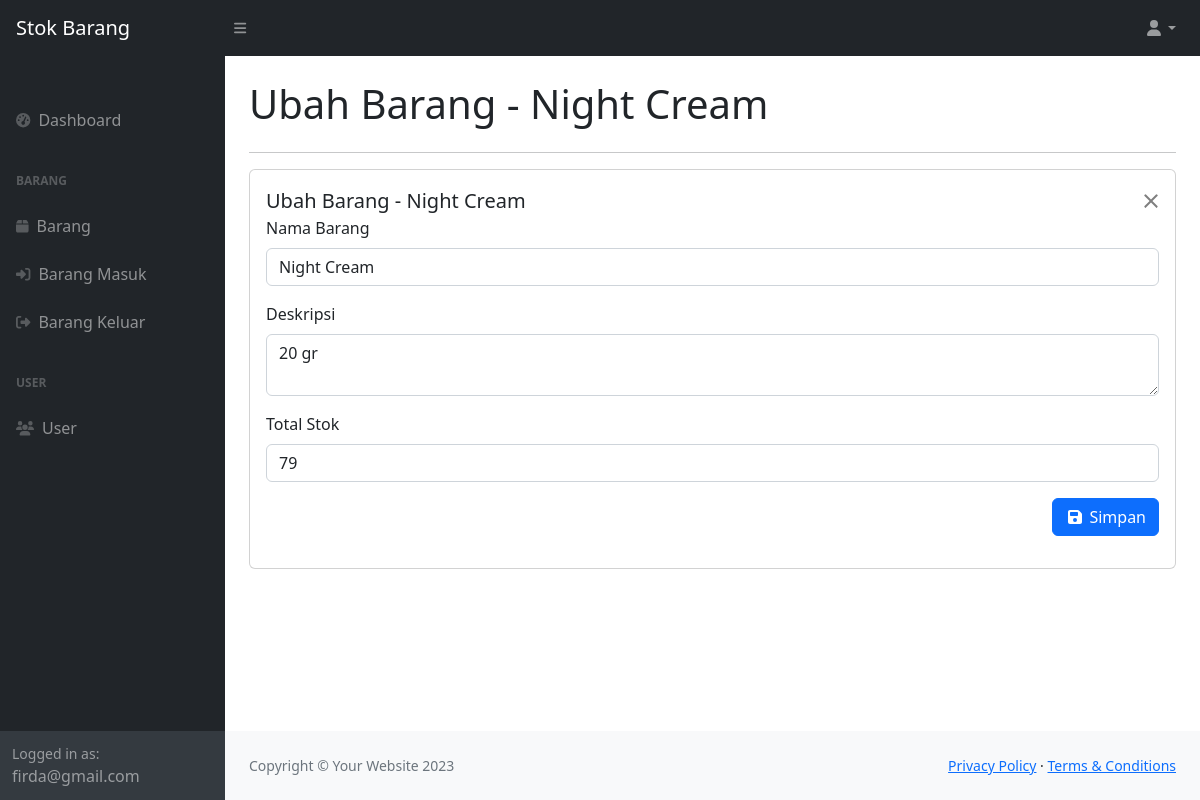
Page /ubah_barang.php?id_barang=4 (signed in) on the committed database.
### tables this page shows
CREATE TABLE `user` (
  `id_user` int(11) NOT NULL,
  `email` varchar(50) NOT NULL,
  `password` varchar(255) NOT NULL
);

CREATE TABLE `barang` (
  `id_barang` int(11) NOT NULL,
  `nama_barang` varchar(50) NOT NULL,
  `deskripsi` text NOT NULL,
  `total_stok` int(11) DEFAULT NULL
);

### function.php (called while the page is built, shortened)
<?php
	$conn = mysqli_connect("localhost", "root", "", "stok_barang");
	if (isset($_SESSION['id_user'])) {
		function dataUserLogin()
		{
			global $conn;
			$id_user = $_SESSION['id_user'];
		    return mysqli_fetch_assoc(mysqli_query($conn, "SELECT * FROM user WHERE id_user = '$id_user'"));
		}
	}
?>

### ubah_barang.php (the view, shortened to what this page needs)
<?php
require_once 'function.php';
$dataUserLogin = dataUserLogin();
$id_barang = $_GET['id_barang'];
$barang = mysqli_query($conn, "SELECT * FROM barang WHERE id_barang = '$id_barang'");
$data_barang = mysqli_fetch_assoc($barang);
?>
<!DOCTYPE html>
<html lang="en">
<head>
    <?php include_once 'head.php'; ?>
</head>
<body class="sb-nav-fixed">
<?php include_once 'navbar.php'; ?>
<div id="layoutSidenav">
<?php include_once 'sidebar.php'; ?>
<div id="layoutSidenav_content">
<main>
    <div class="container-fluid px-4">
        <div class="row justify-content-between mt-4">
            <div class="col my-auto">
                <h1>Ubah Barang - <?= $data_barang['nama_barang']; ?></h1>
            </div>
        </div>
        <hr>
        <div class="card mb-4">
            <div class="card-body">
                <form method="post">
                    <div class="modal-content">
                        <div class="modal-header">
                            <h1 class="modal-title fs-5" id="ubahBarangModalLabel">Ubah Barang - <?= $data_barang['nama_barang']; ?></h1>
                            <a href="barang.php" class="btn-close"></a>
                        </div>
                        <div class="modal-body">
                            <div class="mb-3">
                                <label for="nama_barang" class="form-label">Nama Barang</label>
                                <input type="text" class="form-control" id="nama_barang" name="nama_barang" value="<?= $data_barang['nama_barang']; ?>" required>
                            </div>
                            <div class="mb-3">
                                <label for="deskripsi" class="form-label">Deskripsi</label>
                                <textarea class="form-control" id="deskripsi" name="deskripsi" required><?= $data_barang['deskripsi']; ?></textarea>
                            </div>
                            <div class="mb-3">
                                <label for="total_stok" class="form-label">Total Stok</label>
                                <input type="number" class="form-control" id="total_stok" name="total_stok" min="0" value="<?= $data_barang['total_stok']; ?>" required>
                            </div>
                        </div>
                        <div class="modal-footer">
                            <button type="submit" class="btn btn-primary" name="btnUbahBarang"><i class="fas fa-fw fa-save"></i> Simpan</button>
                        </div>
                    </div>
                </form>
            </div>
        </div>
    </div>
</main>
<?php include_once 'footer.php'; ?>
</div>
</div>
</body>
</html>

### sidebar.php
<div id="layoutSidenav_nav">
    <nav class="sb-sidenav accordion sb-sidenav-dark" id="sidenavAccordion">
        <div class="sb-sidenav-menu">
            <div class="nav">
                <div class="sb-sidenav-menu-heading"></div>
                <a class="nav-link" href="index.php">
                    <div class="sb-nav-link-icon"><i class="fas fa-tachometer-alt"></i></div>
                    Dashboard
                </a>
                <div class="sb-sidenav-menu-heading">BARANG</div>
                <a class="nav-link" href="barang.php">
                    <div class="sb-nav-link-icon"><i class="fas fa-box"></i></div>
                    Barang
                </a>
                <a class="nav-link" href="barang_masuk.php">
                    <div class="sb-nav-link-icon"><i class="fas fa-sign-in-alt"></i></div>
                    Barang Masuk
                </a>
                <a class="nav-link" href="barang_keluar.php">
                    <div class="sb-nav-link-icon"><i class="fas fa-sign-out-alt"></i></div>
                    Barang Keluar
                </a>
                <div class="sb-sidenav-menu-heading">User</div>
                <a class="nav-link" href="user.php">
                    <div class="sb-nav-link-icon"><i class="fas fa-users"></i></div>
                    User
                </a>
            </div>
        </div>
        <div class="sb-sidenav-footer">
            <div class="small">Logged in as:</div>
            <?= $dataUserLogin['email']; ?>
        </div>
    </nav>
</div>

### rows in the picture
user: email "firda@gmail.com"
barang: nama_barang "Night Cream", deskripsi "20 gr", total_stok "79"
